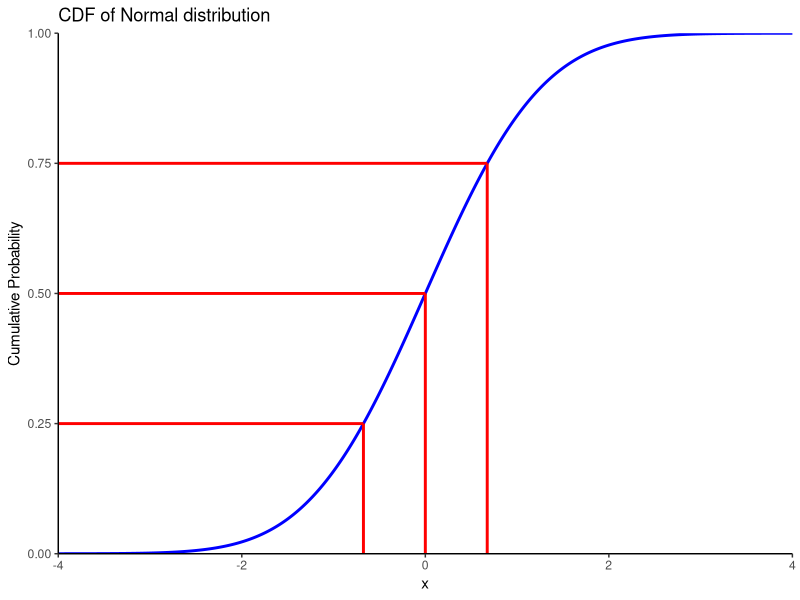

R code for this plot:
## ---- chunk 1
library(tidyverse)
## ---- chunk 2

# Definer normalfordelingens parametre
mean <- 0     # Middelværdi
sd <- 1       # Standardafvigelse

# Beregn kvantiler for normalfordelingen
quantiler <- qnorm(c(0.25, 0.5, 0.75), mean = mean, sd = sd)

# Opret data til CDF og segmenter
x_values <- seq(-4, 4, length.out = 1000)
cdf_values <- pnorm(x_values, mean = mean, sd = sd)
cdf_data <- tibble(x = x_values, cdf = cdf_values)

h_data <- tibble(
  x = rep(-4, 3),  # Horisontale linjer starter ved y-aksen (-4 på x-aksen)
  y = c(0.25, 0.5, 0.75),
  xend = quantiler,
  yend = c(0.25, 0.5, 0.75)
)

v_data <- tibble(
  x = quantiler,
  xend = quantiler,
  y = rep(0, 3),
  yend = c(0.25, 0.5, 0.75)
)

# Plot CDF med linjer for kvantiler
ggplot(cdf_data, aes(x = x, y = cdf)) +
  geom_line(color = "blue", linewidth = 1) +  # CDF-kurven
  geom_segment(data = v_data, aes(x = x, y = y, xend = xend, yend = yend),
               color = "red", linewidth = 1) +  # Vertikale linjer
  geom_segment(data = h_data, aes(x = x, y = y, xend = xend, yend = yend),
               color = "red", linewidth = 1) +  # Horisontale linjer
  scale_y_continuous(limits = c(0, 1), expand = c(0, 0)) +  # Y-akse fra 0 til 1
  scale_x_continuous(limits = c(-4, 4), expand = c(0, 0)) +  # X-akse fra -4 til 4
  labs(
    title = "CDF of Normal distribution",
    x = "x",
    y = "Cumulative Probability"
  ) +
  theme_classic()

## ---- chunk 3
pnorm(2)
## ---- chunk 4
qnorm(0.42)
## ---- chunk 5
1 - pnorm(200, mean = 183, sd = 9.7)
## ---- chunk 6
1 - pnorm((200-183)/9.7)
## ---- chunk 7
pnorm(190, mean =183, sd = 9.7 )  - pnorm(170, mean = 183, sd = 9.7)
## ---- chunk 8
rnorm(5, mean = 0, sd = 1 )
## ---- chunk 9
pnorm(0, mean = 1.55, sd = 0.74)

